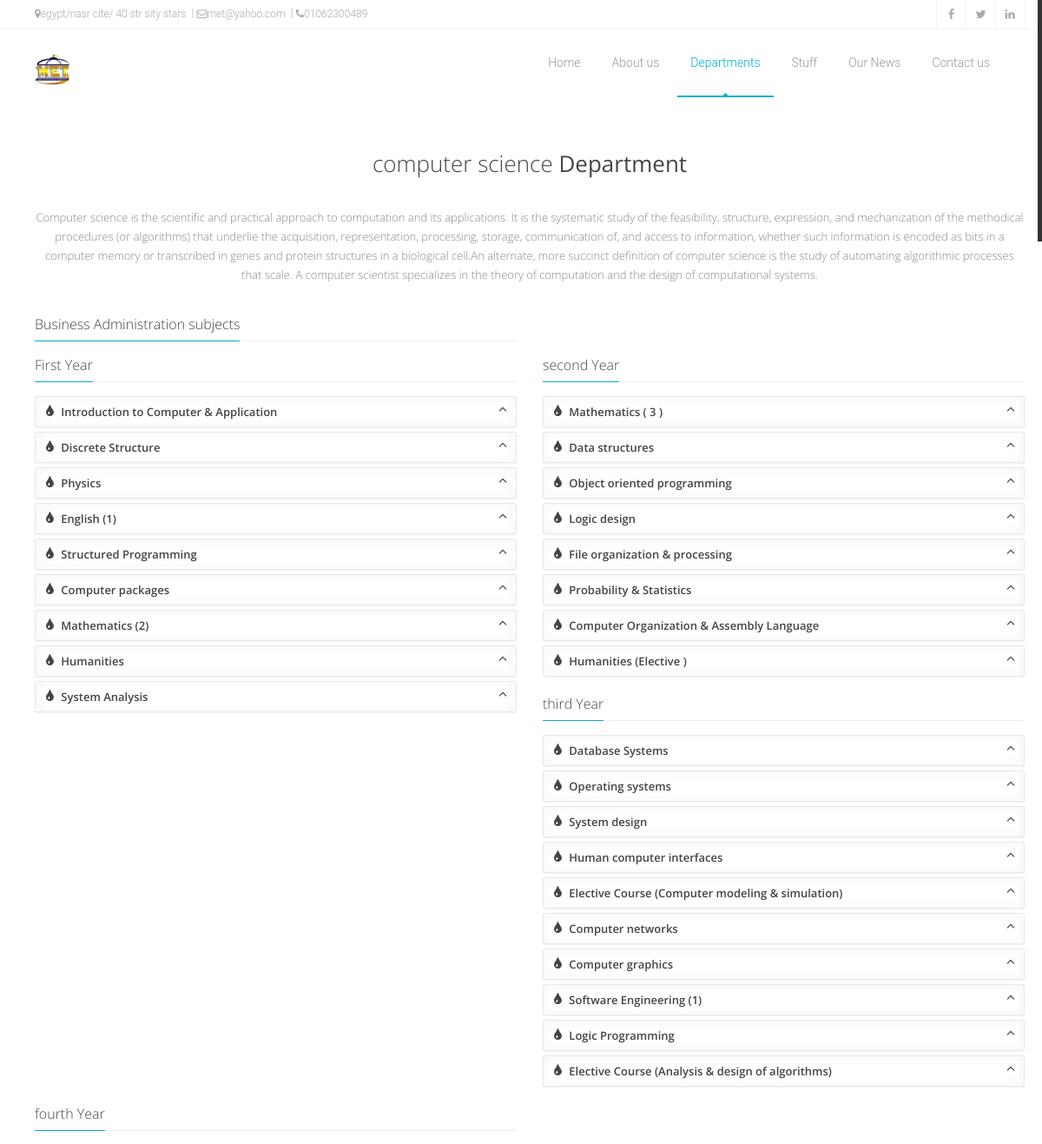
The page /department.php?id=1 (upper part) on the database as committed earlier.
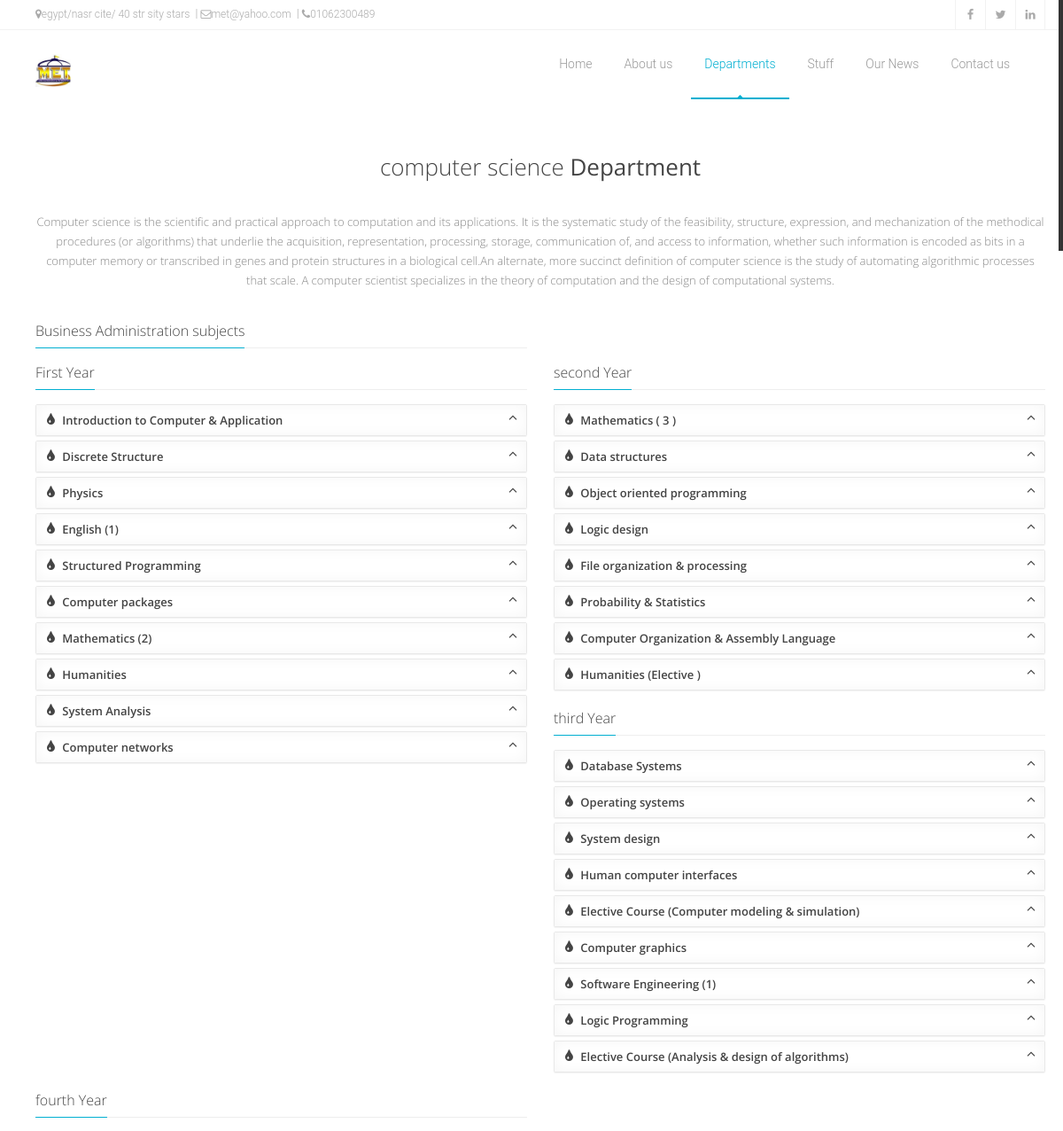
The same page on the database as committed later.
### tables this page shows
CREATE TABLE IF NOT EXISTS `subjects` (
  `id` int(11) NOT NULL AUTO_INCREMENT,
  `doctor_id` int(11) NOT NULL,
  `name` varchar(255) NOT NULL,
  `description` text NOT NULL,
  `year` int(11) NOT NULL,
  `department` int(11) NOT NULL,
  `term` enum('frist term','second term') NOT NULL,
  PRIMARY KEY (`id`)
);

### department.php (the view, shortened to what this page needs)
<?php
require 'admin/connection.php';
$id = filter_input(INPUT_GET, 'id' , FILTER_SANITIZE_NUMBER_INT);
$department = $conn->prepare("SELECT name , description FROM departments WHERE id = ?");
$department->bindValue(1,$id , PDO::PARAM_INT);
$department->execute();
$dept_details = $department->fetch(PDO::FETCH_OBJ);
$first_year = $conn->prepare("SELECT id ,  name , description FROM subjects WHERE department = ? && year = 1");
$first_year->bindValue(1,$id , PDO::PARAM_INT);
$first_year->execute();
$second_year = $conn->prepare("SELECT id ,   name , description FROM subjects WHERE department = ? && year = 2 ");
$second_year->bindValue(1,$id , PDO::PARAM_INT);
$second_year->execute();
$third_year = $conn->prepare("SELECT id , name , description FROM subjects WHERE department = ? && year = 3");
$third_year->bindValue(1,$id , PDO::PARAM_INT);
$third_year->execute();
require 'header.php';
?>
<div id="content" class="boxed-page">
	<div class="container">
		<div class="big-title text-center animated fadeInDown delay-01.5" data-animation="fadeInDown" data-animation-delay="01">
			<h1><?php echo $dept_details->name; ?> <strong>Department</strong></h1>
		</div>
		<p class="text-center"><?php echo $dept_details->description; ?></p>
		<div class="row">
			<div class="col-md-6">
				<h4 class="classic-title"><span>Business Administration subjects</span></h4>
			</div>
		</div>
		<div class="row">
			<div class="col-md-6">
				<h4 class="classic-title"><span>First Year</span></h4>
				<div class="panel-group" id="accordion">
					<?php
					while ($row = $first_year->fetch(PDO::FETCH_OBJ)) {
						echo '<div class="panel panel-default">
						<div class="panel-heading">
							<h4 class="panel-title">
								<a data-toggle="collapse" data-parent="#accordion" href="#collapse-'.$row->id.'" class="collapsed">
									<i class="fa fa-angle-down control-icon"></i>
									<i class="fa fa-tint"></i> '.$row->name.'
								</a>
							</h4>
						</div>
						<div id="collapse-'.$row->id.'" class="panel-collapse collapse">
							<div class="panel-body"><strong>Duis</strong> '.$row->description.'</div>
						</div>
					</div>';
					}
					?>
				</div>
			</div>
			<div class="col-md-6">
				<h4 class="classic-title"><span>second Year</span></h4>
				<div class="panel-group" id="accordion">
<?php
					while ($row = $second_year->fetch(PDO::FETCH_OBJ)) {
						echo '<div class="panel panel-default">
						<div class="panel-heading">
							<h4 class="panel-title">
								<a data-toggle="collapse" data-parent="#accordion" href="#collapse-'.$row->id.'" class="collapsed">
									<i class="fa fa-angle-down control-icon"></i>
									<i class="fa fa-tint"></i> '.$row->name.'
								</a>
							</h4>
						</div>
						<div id="collapse-'.$row->id.'" class="panel-collapse collapse">
							<div class="panel-body"><strong>Duis</strong> '.$row->description.'</div>
						</div>
					</div>';
					}
					?>
				</div>
			</div>
			<div class="col-md-6">
				<h4 class="classic-title"><span>third Year</span></h4>
				<div class="panel-group" id="accordion">
<?php
					while ($row = $third_year->fetch(PDO::FETCH_OBJ)) {
						echo '<div class="panel panel-default">
						<div class="panel-heading">
							<h4 class="panel-title">
								<a data-toggle="collapse" data-parent="#accordion" href="#collapse-'.$row->id.'" class="collapsed">
									<i class="fa fa-angle-down control-icon"></i>
									<i class="fa fa-tint"></i> '.$row->name.'
								</a>
							</h4>
						</div>
						<div id="collapse-'.$row->id.'" class="panel-collapse collapse">
							<div class="panel-body"><strong>Duis</strong> '.$row->description.'</div>
						</div>
					</div>';
					}
					?>
				</div>
			</div>
			<div class="col-md-6">
				<h4 class="classic-title"><span>fourth Year</span></h4>
			</div>
		</div>
	</div>
</div>
<?php
require 'footer.php';
?>
</body>
</html>

Rows that differ between the two databases and show on the page:
changed subjects "Computer networks": moves from the list under "third Year" to the list under "First Year"
